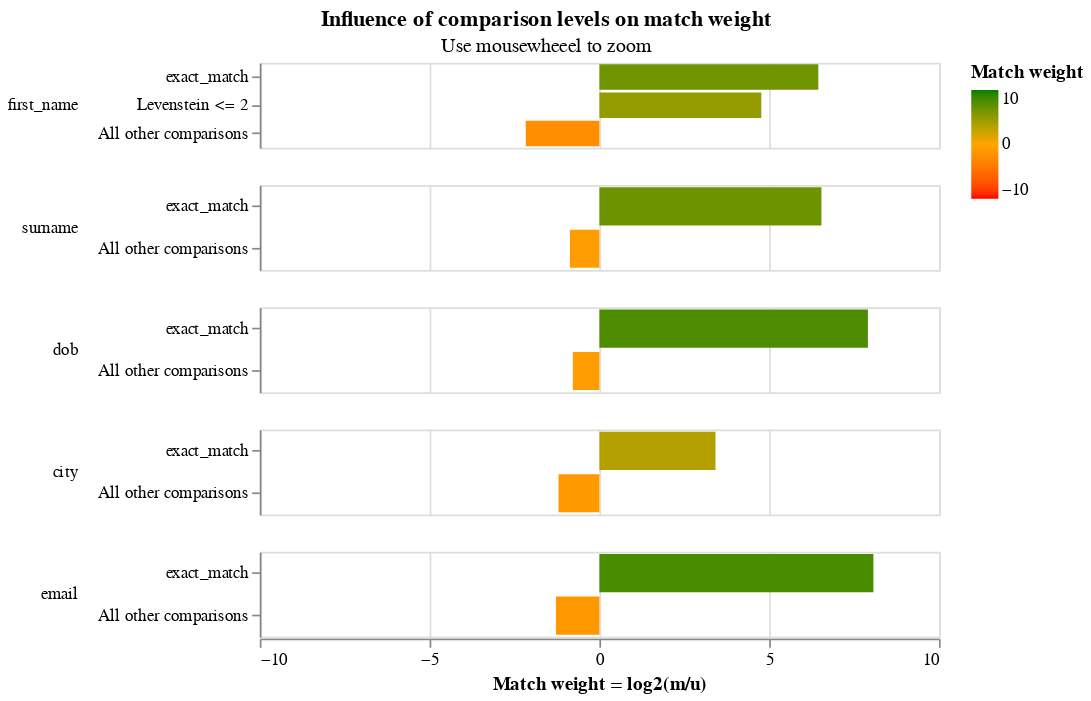

The cell this chart's notebook holds for it:
### Markdown cell above
The final match weights can be viewed in the match weights chart:

### Code cell
linker.settings_obj.match_weights_chart()

### Figure 1 — Vega-Lite specification as saved in the notebook (floating-point values rounded to 4 significant figures)
{"config": {"view": {"width": 400, "height": 50}, "mark": {"tooltip": null}, "title": {"anchor": "middle"}, "header": {"title": null}}, "data": {"values": [{"comparison_name": "first_name", "sql_condition": "first_name_l = first_name_r", "label_for_charts": "exact_match", "m_probability": 0.5053, "u_probability": 0.005794, "m_probability_description": "Amongst truly matching record comparisons, 50.53% of records are in the exact_match comparison level", "u_probability_description": "Amongst truly non-matching record comparisons, 0.58% of records are in the exact_match comparison level", "has_tf_adjustments": false, "tf_adjustment_column": null, "tf_adjustment_weight": 1.0, "is_null_level": false, "bayes_factor": 87.22, "log2_bayes_factor": 6.447, "comparison_vector_value": 2, "max_comparison_vector_value": 2, "bayes_factor_description": "If comparison level is `exact_match` then comparison is 87.22 times more likely to be a match", "proportion_of_matches": 0.02052, "comparison_sort_order": 0}, {"comparison_name": "first_name", "sql_condition": "levenshtein(first_name_l, first_name_r) <= 2", "label_for_charts": "Levenstein <= 2", "m_probability": 0.2757, "u_probability": 0.01012, "m_probability_description": "Amongst truly matching record comparisons, 27.57% of records are in the levenstein <= 2 comparison level", "u_probability_description": "Amongst truly non-matching record comparisons, 1.01% of records are in the levenstein <= 2 comparison level", "has_tf_adjustments": false, "tf_adjustment_column": null, "tf_adjustment_weight": 1.0, "is_null_level": false, "bayes_factor": 27.24, "log2_bayes_factor": 4.768, "comparison_vector_value": 1, "max_comparison_vector_value": 2, "bayes_factor_description": "If comparison level is `levenstein <= 2` then comparison is 27.24 times more likely to be a match", "proportion_of_matches": 0.02052, "comparison_sort_order": 0}, {"comparison_name": "first_name", "sql_condition": "ELSE", "label_for_charts": "All other comparisons", "m_probability": 0.219, "u_probability": 0.9841, "m_probability_description": "Amongst truly matching record comparisons, 21.90% of records are in the all other comparisons comparison level", "u_probability_description": "Amongst truly non-matching record comparisons, 98.41% of records are in the all other comparisons comparison level", "has_tf_adjustments": false, "tf_adjustment_column": null, "tf_adjustment_weight": 1.0, "is_null_level": false, "bayes_factor": 0.2226, "log2_bayes_factor": -2.168, "comparison_vector_value": 0, "max_comparison_vector_value": 2, "bayes_factor_description": "If comparison level is `all other comparisons` then comparison is  4.49 times less likely to be a match", "proportion_of_matches": 0.02052, "comparison_sort_order": 0}, {"comparison_name": "surname", "sql_condition": "surname_l = surname_r", "label_for_charts": "exact_match", "m_probability": 0.4545, "u_probability": 0.00489, "m_probability_description": "Amongst truly matching record comparisons, 45.45% of records are in the exact_match comparison level", "u_probability_description": "Amongst truly non-matching record comparisons, 0.49% of records are in the exact_match comparison level", "has_tf_adjustments": false, "tf_adjustment_column": null, "tf_adjustment_weight": 1.0, "is_null_level": false, "bayes_factor": 92.95, "log2_bayes_factor": 6.538, "comparison_vector_value": 1, "max_comparison_vector_value": 1, "bayes_factor_description": "If comparison level is `exact_match` then comparison is 92.95 times more likely to be a match", "proportion_of_matches": 0.02052, "comparison_sort_order": 1}, {"comparison_name": "surname", "sql_condition": "ELSE", "label_for_charts": "All other comparisons", "m_probability": 0.5455, "u_probability": 0.9951, "m_probability_description": "Amongst truly matching record comparisons, 54.55% of records are in the all other comparisons comparison level", "u_probability_description": "Amongst truly non-matching record comparisons, 99.51% of records are in the all other comparisons comparison level", "has_tf_adjustments": false, "tf_adjustment_column": null, "tf_adjustment_weight": 1.0, "is_null_level": false, "bayes_factor": 0.5482, "log2_bayes_factor": -0.8673, "comparison_vector_value": 0, "max_comparison_vector_value": 1, "bayes_factor_description": "If comparison level is `all other comparisons` then comparison is  1.82 times less likely to be a match", "proportion_of_matches": 0.02052, "comparison_sort_order": 1}, {"comparison_name": "dob", "sql_condition": "dob_l = dob_r", "label_for_charts": "exact_match", "m_probability": 0.4193, "u_probability": 0.001748, "m_probability_description": "Amongst truly matching record comparisons, 41.93% of records are in the exact_match comparison level", "u_probability_description": "Amongst truly non-matching record comparisons, 0.17% of records are in the exact_match comparison level", "has_tf_adjustments": false, "tf_adjustment_column": null, "tf_adjustment_weight": 1.0, "is_null_level": false, "bayes_factor": 239.9, "log2_bayes_factor": 7.907, "comparison_vector_value": 1, "max_comparison_vector_value": 1, "bayes_factor_description": "If comparison level is `exact_match` then comparison is 239.94 times more likely to be a match", "proportion_of_matches": 0.02052, "comparison_sort_order": 2}, {"comparison_name": "dob", "sql_condition": "ELSE", "label_for_charts": "All other comparisons", "m_probability": 0.5807, "u_probability": 0.9983, "m_probability_description": "Amongst truly matching record comparisons, 58.07% of records are in the all other comparisons comparison level", "u_probability_description": "Amongst truly non-matching record comparisons, 99.83% of records are in the all other comparisons comparison level", "has_tf_adjustments": false, "tf_adjustment_column": null, "tf_adjustment_weight": 1.0, "is_null_level": false, "bayes_factor": 0.5817, "log2_bayes_factor": -0.7817, "comparison_vector_value": 0, "max_comparison_vector_value": 1, "bayes_factor_description": "If comparison level is `all other comparisons` then comparison is  1.72 times less likely to be a match", "proportion_of_matches": 0.02052, "comparison_sort_order": 2}, {"comparison_name": "city", "sql_condition": "city_l = city_r", "label_for_charts": "exact_match", "m_probability": 0.5897, "u_probability": 0.05515, "m_probability_description": "Amongst truly matching record comparisons, 58.97% of records are in the exact_match comparison level", "u_probability_description": "Amongst truly non-matching record comparisons, 5.51% of records are in the exact_match comparison level", "has_tf_adjustments": true, "tf_adjustment_column": "city", "tf_adjustment_weight": 1.0, "is_null_level": false, "bayes_factor": 10.69, "log2_bayes_factor": 3.419, "comparison_vector_value": 1, "max_comparison_vector_value": 1, "bayes_factor_description": "If comparison level is `exact_match` then comparison is 10.69 times more likely to be a match", "proportion_of_matches": 0.02052, "comparison_sort_order": 3}, {"comparison_name": "city", "sql_condition": "ELSE", "label_for_charts": "All other comparisons", "m_probability": 0.4103, "u_probability": 0.9449, "m_probability_description": "Amongst truly matching record comparisons, 41.03% of records are in the all other comparisons comparison level", "u_probability_description": "Amongst truly non-matching record comparisons, 94.49% of records are in the all other comparisons comparison level", "has_tf_adjustments": false, "tf_adjustment_column": null, "tf_adjustment_weight": 1.0, "is_null_level": false, "bayes_factor": 0.4342, "log2_bayes_factor": -1.204, "comparison_vector_value": 0, "max_comparison_vector_value": 1, "bayes_factor_description": "If comparison level is `all other comparisons` then comparison is  2.30 times less likely to be a match", "proportion_of_matches": 0.02052, "comparison_sort_order": 3}, {"comparison_name": "email", "sql_condition": "email_l = email_r", "label_for_charts": "exact_match", "m_probability": 0.5889, "u_probability": 0.002194, "m_probability_description": "Amongst truly matching record comparisons, 58.89% of records are in the exact_match comparison level", "u_probability_description": "Amongst truly non-matching record comparisons, 0.22% of records are in the exact_match comparison level", "has_tf_adjustments": false, "tf_adjustment_column": null, "tf_adjustment_weight": 1.0, "is_null_level": false, "bayes_factor": 268.4, "log2_bayes_factor": 8.068, "comparison_vector_value": 1, "max_comparison_vector_value": 1, "bayes_factor_description": "If comparison level is `exact_match` then comparison is 268.45 times more likely to be a match", "proportion_of_matches": 0.02052, "comparison_sort_order": 4}, {"comparison_name": "email", "sql_condition": "ELSE", "label_for_charts": "All other comparisons", "m_probability": 0.4111, "u_probability": 0.9978, "m_probability_description": "Amongst truly matching record comparisons, 41.11% of records are in the all other comparisons comparison level", "u_probability_description": "Amongst truly non-matching record comparisons, 99.78% of records are in the all other comparisons comparison level", "has_tf_adjustments": false, "tf_adjustment_column": null, "tf_adjustment_weight": 1.0, "is_null_level": false, "bayes_factor": 0.412, "log2_bayes_factor": -1.279, "comparison_vector_value": 0, "max_comparison_vector_value": 1, "bayes_factor_description": "If comparison level is `all other comparisons` then comparison is  2.43 times less likely to be a match", "proportion_of_matches": 0.02052, "comparison_sort_order": 4}]}, "mark": {"type": "bar", "clip": true}, "selection": {"zoom_selector": {"type": "interval", "bind": "scales", "encodings": ["x"]}}, "encoding": {"color": {"type": "quantitative", "field": "log2_bayes_factor", "title": "Match weight", "scale": {"range": ["red", "orange", "green"], "domain": [-10, 0, 10]}}, "row": {"type": "nominal", "field": "comparison_name", "sort": {"field": "comparison_sort_order"}, "header": {"labelAngle": 0, "labelAnchor": "middle", "labelAlign": "left"}}, "tooltip": [{"type": "nominal", "field": "comparison_name", "title": "Comparison name"}, {"type": "ordinal", "field": "label_for_charts", "title": "Label"}, {"type": "nominal", "field": "sql_condition", "title": "SQL condition"}, {"type": "quantitative", "field": "m_probability", "format": ".4f", "title": "M probability"}, {"type": "quantitative", "field": "u_probability", "format": ".4f", "title": "U probability"}, {"type": "quantitative", "field": "bayes_factor", "title": "Bayes factor = m/u", "format": ",.4f"}, {"type": "quantitative", "field": "log2_bayes_factor", "title": "Match weight = log2(m/u)", "format": ",.4f"}, {"type": "nominal", "field": "bayes_factor_description", "title": "Match weight description"}], "x": {"type": "quantitative", "axis": {"title": "Match weight = log2(m/u)", "values": [-10, -5, 0, 5, 10]}, "field": "log2_bayes_factor", "scale": {"domain": [-10, 10]}}, "y": {"type": "nominal", "field": "label_for_charts", "axis": {"title": null}, "sort": {"field": "comparison_vector_value", "order": "descending"}}}, "resolve": {"scale": {"y": "independent"}}, "title": {"text": "Influence of comparison levels on match weight", "subtitle": "Use mousewheeel to zoom"}, "$schema": "https://vega.github.io/schema/vega-lite/v4.json"}
